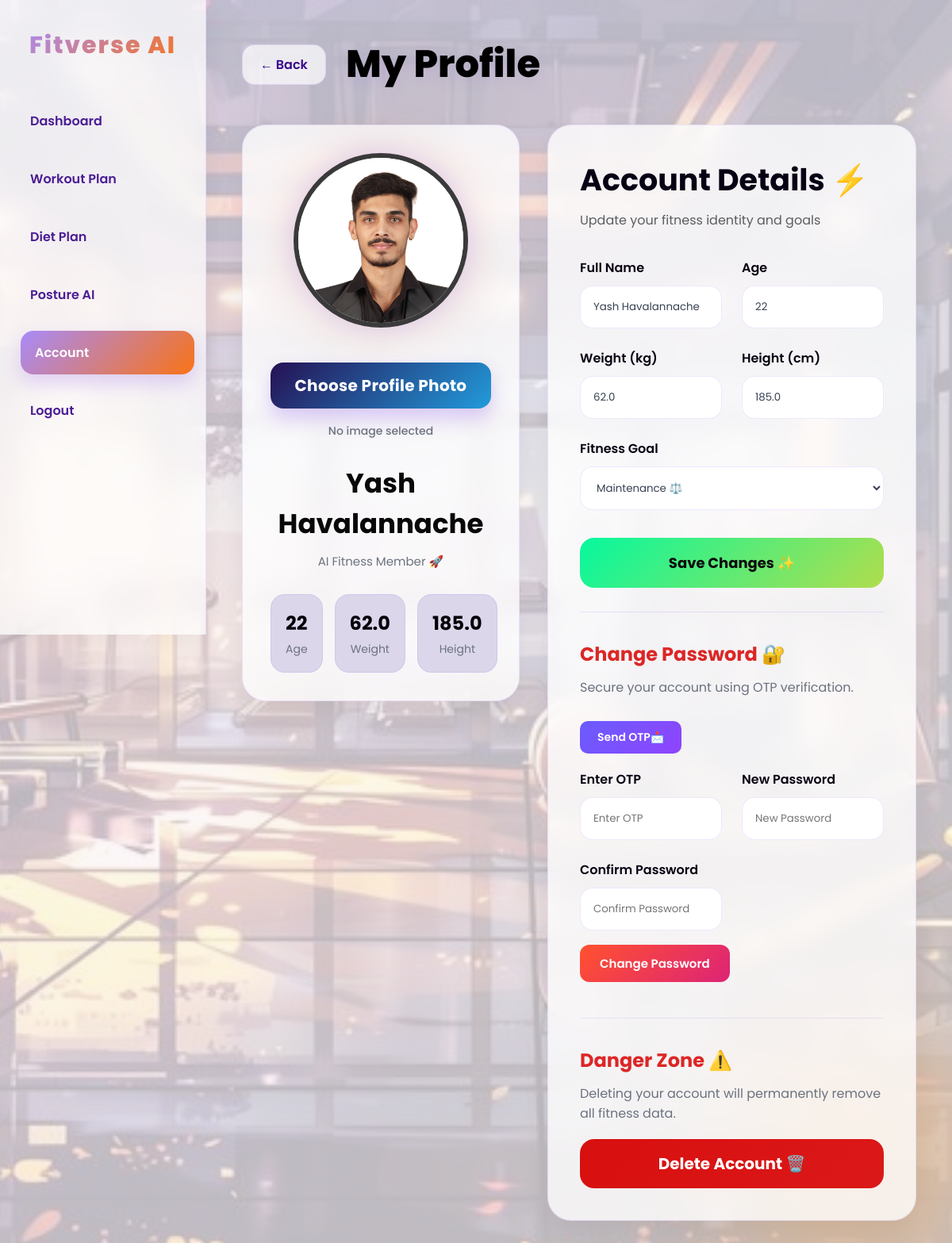
/account (signed in), run on an earlier commit of the app's database.
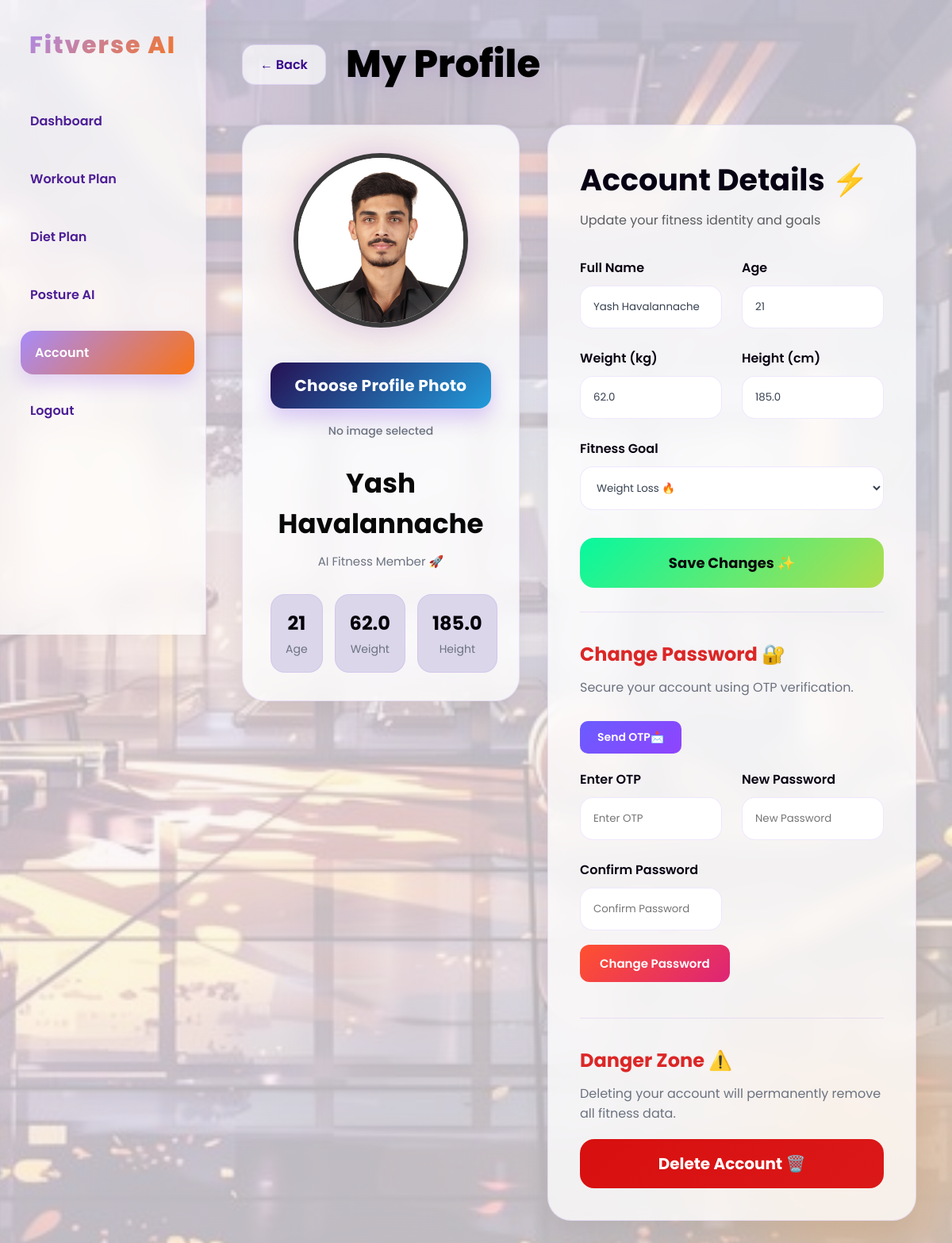
And on a later commit of the database.
### models/user_model.py (models this page shows, shortened)
class User(db.Model):
    id = db.Column(db.Integer, primary_key=True)
    name = db.Column(db.String(100), nullable=False)
    age = db.Column(db.Integer, nullable=False)
    height = db.Column(db.Float, nullable=False)
    weight = db.Column(db.Float, nullable=False)
    goal = db.Column(db.String(100), nullable=False)
    level = db.Column(db.String(100), nullable=False)
    email = db.Column(db.String(100), unique=True, nullable=False)
    password = db.Column(db.String(100), nullable=False)
    profile_pic = db.Column(db.String(200), default=None)

### app.py (the view)
@app.route('/account')
def account():
    if 'user_id' not in session:
        return redirect(url_for('login'))
    user = User.query.get(session['user_id'])
    return render_template('account.html', user=user)

### templates/account.html (shortened to what the changed rows need)
<!DOCTYPE html>
<html lang="en">
<head>
    <link
    rel="stylesheet"
    href="{{ url_for('static', filename='css/account.css') }}">
</head>
<body>
<div class="sidebar">
    <h2>Fitverse AI</h2>
</div>
<div class="main-content">
    <div class="top-bar">
        <h1>My Profile</h1>
    </div>
    <div class="account-layout">
        <div class="profile-card">
            <div class="profile-image-section">
                <img
                id="profilePreview"
                class="avatar"
                src="{{ url_for(
                'static',
                filename='uploads/' + (
                user.profile_pic
                if user.profile_pic
                else 'default-avatar.png'
                )) }}"
                alt="Profile Picture">
                <form
                id="uploadForm"
                method="POST"
                action="/upload_profile_pic"
                enctype="multipart/form-data">
                    <label
                    for="profileInput"
                    class="custom-upload">
                    </label>
                    <p id="fileName">
                    </p>
                </form>
            </div>
            <div class="profile-details">
                <h2>{{ user.name }}</h2>
                <p class="member-tag">
                    AI Fitness Member 🚀
                </p>
                <div class="stats">
                    <div class="stat-box">
                        <h3>{{ user.age }}</h3>
                        <p>Age</p>
                    </div>
                    <div class="stat-box">
                        <h3>{{ user.weight }}</h3>
                        <p>Weight</p>
                    </div>
                    <div class="stat-box">
                        <h3>{{ user.height }}</h3>
                        <p>Height</p>
                    </div>
                </div>
            </div>
        </div>
        <div class="details-card">
            <div class="section-title">
                <h2>
                    Account Details ⚡
                </h2>
            </div>
            <form method="POST" action="/update_account">
                <div class="form-grid">
                    <div class="input-box">
                        <label>Full Name</label>
                        <input
                        type="text"
                        name="name"
                        value="{{ user.name }}"
                        required>
                    </div>
                    <div class="input-box">
                        <label>Age</label>
                        <input
                        type="number"
                        name="age"
                        value="{{ user.age }}"
                        required>
                    </div>
                    <div class="input-box">
                        <label>Weight (kg)</label>
                        <input
                        type="number"
                        step="0.1"
                        name="weight"
                        value="{{ user.weight }}"
                        required>
                    </div>
                    <div class="input-box">
                        <label>Height (cm)</label>
                        <input
                        type="number"
                        step="0.1"
                        name="height"
                        value="{{ user.height }}"
                        required>
                    </div>
                    <div class="input-box full-width">
                        <label>Fitness Goal</label>
                        <select name="goal">
                            <option
                            value="weight_loss"
                            {% if user.goal == "weight_loss" %}
                            selected
                            {% endif %}>
                                Weight Loss 🔥
                            </option>
                            <option
                            value="maintenance"
                            {% if user.goal == "maintenance" %}
                            selected
                            {% endif %}>
                                Maintenance ⚖️
                            </option>
                        </select>
                    </div>
                </div>
            </form>
        </div>
    </div>
</div>
</body>
</html>

What changed in the data, as far as the page shows it:
changed User "Yash Havalannache": age "22" → "21"; goal "Maintenance ⚖️" → "Weight Loss 🔥"
